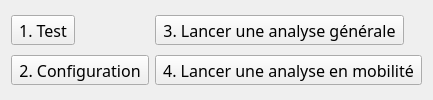
         <widget class="QWidget" name="page_1">
          <layout class="QGridLayout" name="gridLayout_3">
           <item row="0" column="1">
            <widget class="QToolButton" name="toolButton_general">
             <property name="font">
              <font>
               <family>Microsoft New Tai Lue</family>
               <pointsize>12</pointsize>
               <weight>50</weight>
               <bold>false</bold>
              </font>
             </property>
             <property name="styleSheet">
              <string notr="true"/>
             </property>
             <property name="text">
              <string>3. Lancer une analyse générale</string>
             </property>
             <property name="icon">
              <iconset resource="../static/resource.qrc">
               <normaloff>:/icon/icon/general.svg</normaloff>:/icon/icon/general.svg</iconset>
             </property>
             <property name="iconSize">
              <size>
               <width>600</width>
               <height>250</height>
              </size>
             </property>
             <property name="toolButtonStyle">
              <enum>Qt::ToolButtonTextUnderIcon</enum>
             </property>
            </widget>
           </item>
           <item row="0" column="0">
            <widget class="QToolButton" name="toolButton_test">
             <property name="font">
              <font>
               <family>Microsoft New Tai Lue</family>
               <pointsize>12</pointsize>
               <weight>50</weight>
               <bold>false</bold>
              </font>
             </property>
             <property name="styleSheet">
              <string notr="true"/>
             </property>
             <property name="text">
              <string>1. Test</string>
             </property>
             <property name="icon">
              <iconset resource="../static/resource.qrc">
               <normaloff>:/icon/icon/test.svg</normaloff>:/icon/icon/test.svg</iconset>
             </property>
             <property name="iconSize">
              <size>
               <width>600</width>
               <height>250</height>
              </size>
             </property>
             <property name="toolButtonStyle">
              <enum>Qt::ToolButtonTextUnderIcon</enum>
             </property>
            </widget>
           </item>
           <item row="2" column="1">
            <widget class="QToolButton" name="toolButton_mobility">
             <property name="font">
              <font>
               <family>Microsoft New Tai Lue</family>
               <pointsize>12</pointsize>
               <weight>50</weight>
               <bold>false</bold>
              </font>
             </property>
             <property name="styleSheet">
              <string notr="true"/>
             </property>
             <property name="text">
              <string>4. Lancer une analyse en mobilité</string>
             </property>
             <property name="icon">
              <iconset resource="../static/resource.qrc">
               <normaloff>:/icon/icon/individual.svg</normaloff>:/icon/icon/individual.svg</iconset>
             </property>
             <property name="iconSize">
              <size>
               <width>600</width>
               <height>250</height>
              </size>
             </property>
             <property name="toolButtonStyle">
              <enum>Qt::ToolButtonTextUnderIcon</enum>
             </property>
            </widget>
           </item>
           <item row="2" column="0">
            <widget class="QToolButton" name="toolButton_configuration">
             <property name="font">
              <font>
               <family>Microsoft New Tai Lue</family>
               <pointsize>12</pointsize>
               <weight>50</weight>
               <bold>false</bold>
              </font>
             </property>
             <property name="styleSheet">
              <string notr="true"/>
             </property>
             <property name="text">
              <string>2. Configuration</string>
             </property>
             <property name="icon">
              <iconset resource="../static/resource.qrc">
               <normaloff>:/icon/icon/settings.svg</normaloff>:/icon/icon/settings.svg</iconset>
             </property>
             <property name="iconSize">
              <size>
               <width>600</width>
               <height>250</height>
              </size>
             </property>
             <property name="toolButtonStyle">
              <enum>Qt::ToolButtonTextUnderIcon</enum>
             </property>
            </widget>
           </item>
          </layout>
         </widget>
